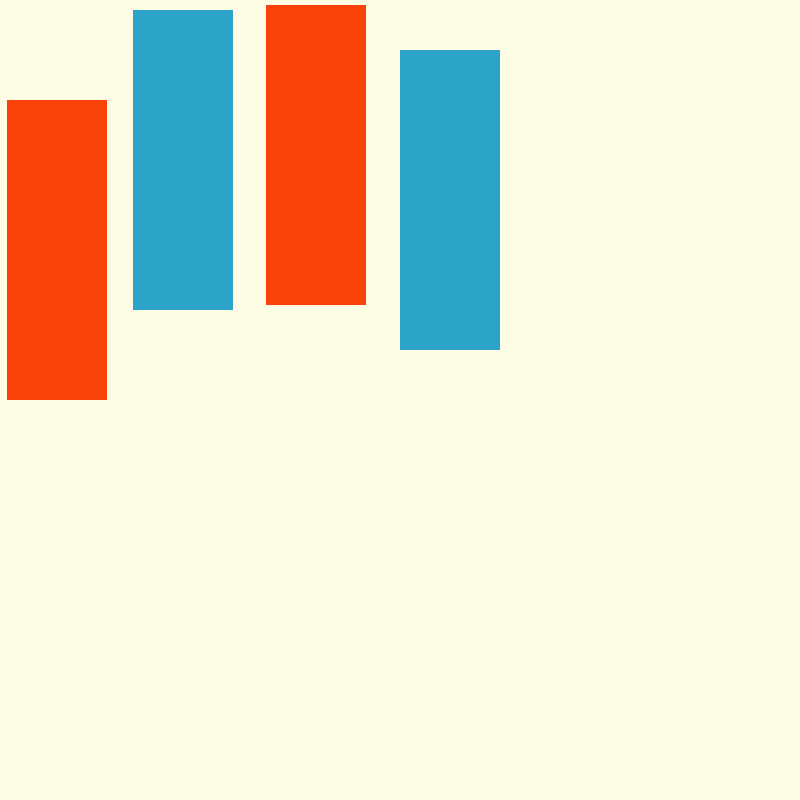
Frame 1 (no input)
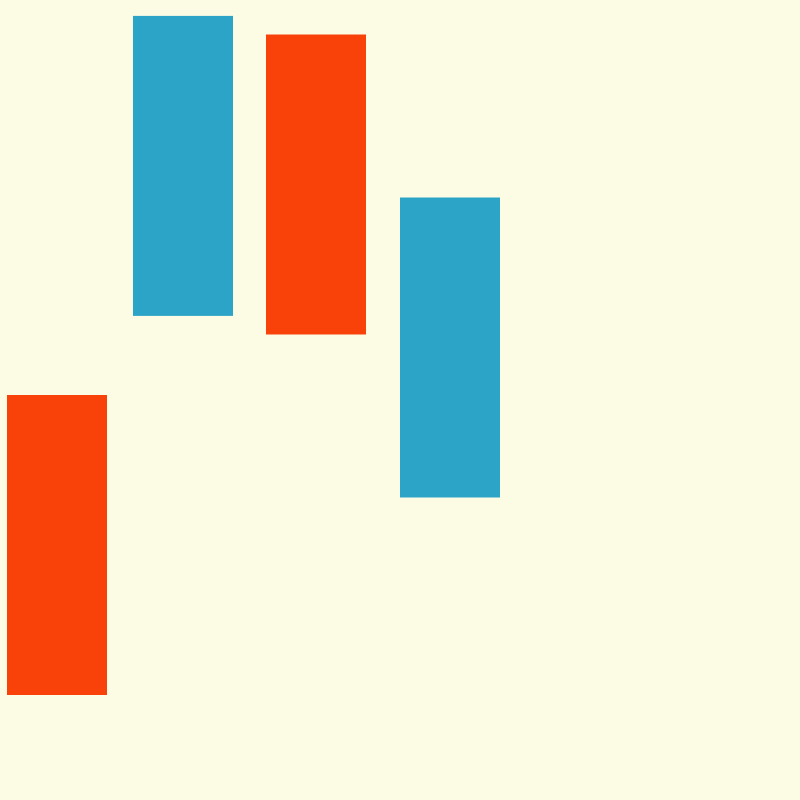
Frame 60 (the mouse pressed at the canvas centre just before this capture)
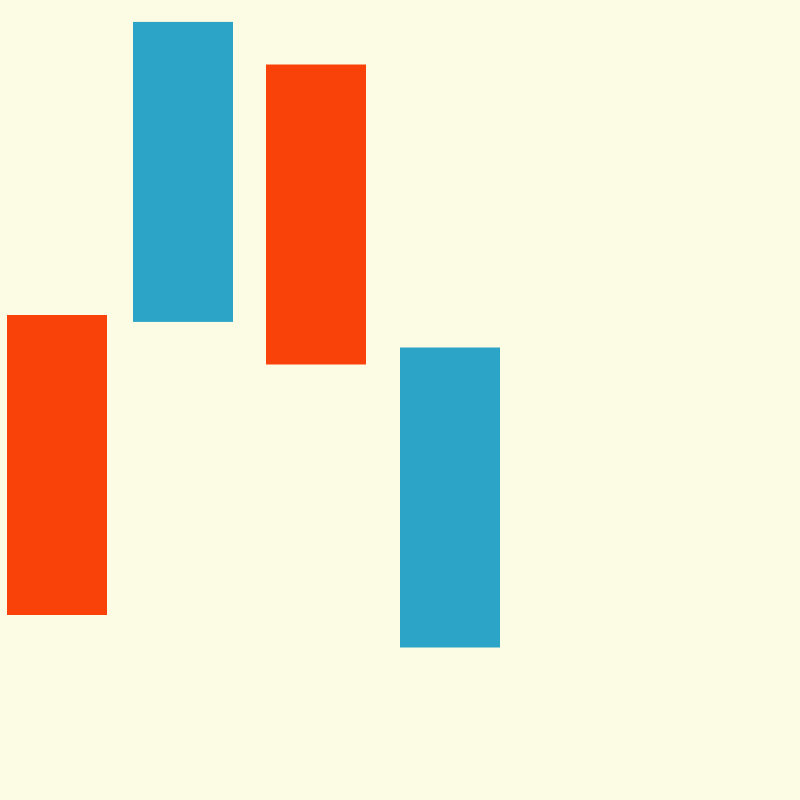
Frame 120 (the mouse held since frame 60 and released just before this capture)

The Processing sketch that drew these frames (run headless with seeded random() and noise(); from frame 60 on, the mouse is pressed at the canvas centre):

// Processing sketch: function_squares
// ── function_squares.pde

int numRects = 4;
float[] rectX = {50, 5, 10, 100};
float[] speed = {2.5, 0.5, 0.1, 5.0};
int[] heights = {2, 3, 6, 106};

void setup() {
  size(800,800);
  noStroke();
}

void draw() {
  background(252, 251, 227);
  fill(19, 29, 63);
  for (int i=0; i<numRects; i++) {
    if (i % 2 == 0) {
      fill(44, 164, 200);
    } else {
      fill(249, 66, 10);
    }
    rect(height/heights[i], rectX[i], 100, 300);
    rectX[i] = rectX[i] + speed[i];
    if (rectX[i] > width - 300 || rectX[i] < 0) {
      speed[i] = speed[i] * -1;  
    }
  }
  
  // add frames here
}
